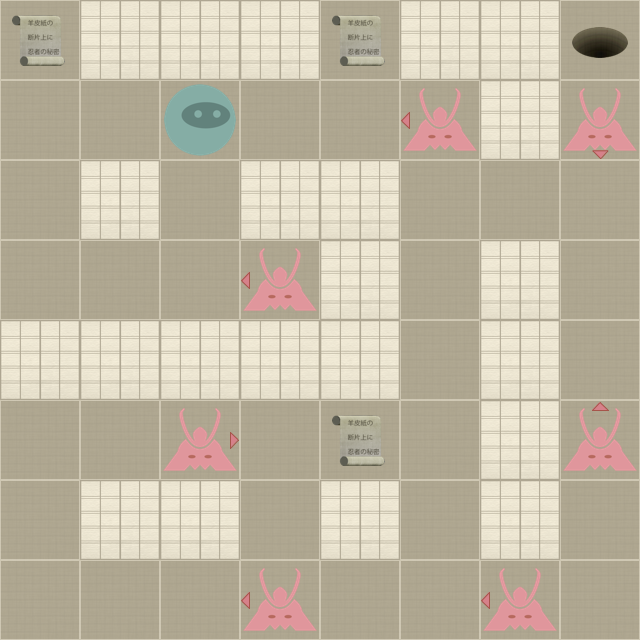

Below is a game level as drawn by its tile map, then a one-line description and the .tmx that defines it (tile-layer data replaced by summaries):
An orthogonal 8x8 tile map with 80x80 px tiles, 2 tile layers (Level, Actors).

<map version="1.0" orientation="orthogonal" width="8" height="8" tilewidth="80" tileheight="80">
 <properties>
  <property name="moves" value="20" />
 </properties>
 <tileset firstgid="1" name="tiles" tilewidth="80" tileheight="80" spacing="2" margin="2">
  <image source="tiles-hd.png" width="512" height="512" />
  <tile id="0">
   <properties>
    <property name="actor" value="exit" />
   </properties>
  </tile>
  <tile id="2">
   <properties>
    <property name="actor" value="guard" />
    <property name="direction" value="down" />
   </properties>
  </tile>
  <tile id="3">
   <properties>
    <property name="actor" value="guard" />
    <property name="direction" value="left" />
   </properties>
  </tile>
  <tile id="4">
   <properties>
    <property name="actor" value="guard" />
    <property name="direction" value="right" />
   </properties>
  </tile>
  <tile id="5">
   <properties>
    <property name="actor" value="guard" />
    <property name="direction" value="up" />
   </properties>
  </tile>
  <tile id="7">
   <properties>
    <property name="actor" value="player" />
   </properties>
  </tile>
  <tile id="8">
   <properties>
    <property name="actor" value="scroll" />
   </properties>
  </tile>
  <tile id="9">
   <properties>
    <property name="wall" value="1" />
   </properties>
  </tile>
 </tileset>
 <layer name="Level" width="8" height="8">
  <data>[64 cells, 64 non-empty, 2 distinct tile ids]</data>
 </layer>
 <layer name="Actors" width="8" height="8">
  <data>[64 cells, 12 non-empty, 7 distinct tile ids]</data>
 </layer>
</map>
